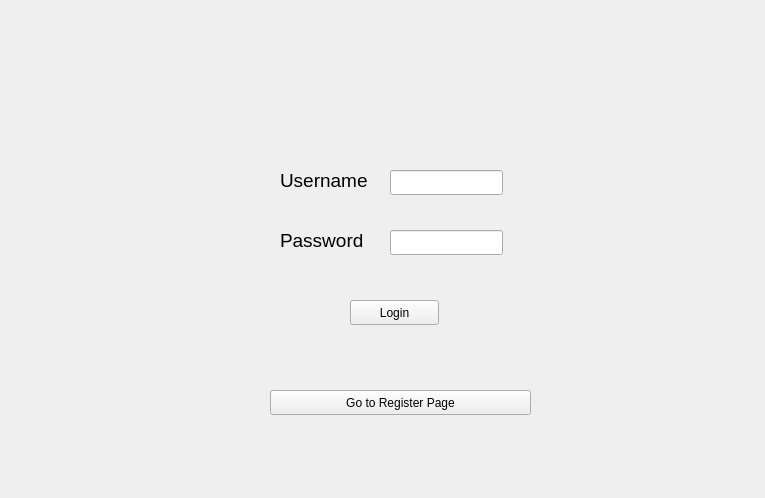
<?xml version="1.0" encoding="UTF-8"?>
<ui version="4.0">
 <class>login_scr</class>
 <widget class="QWidget" name="login_scr">
  <property name="geometry">
   <rect>
    <x>0</x>
    <y>0</y>
    <width>765</width>
    <height>498</height>
   </rect>
  </property>
  <property name="windowTitle">
   <string>Form</string>
  </property>
  <widget class="QLineEdit" name="lineEdit">
   <property name="geometry">
    <rect>
     <x>390</x>
     <y>170</y>
     <width>113</width>
     <height>25</height>
    </rect>
   </property>
  </widget>
  <widget class="QLabel" name="label">
   <property name="geometry">
    <rect>
     <x>280</x>
     <y>170</y>
     <width>91</width>
     <height>20</height>
    </rect>
   </property>
   <property name="font">
    <font>
     <pointsize>14</pointsize>
    </font>
   </property>
   <property name="text">
    <string>Username</string>
   </property>
  </widget>
  <widget class="QLineEdit" name="lineEdit_2">
   <property name="geometry">
    <rect>
     <x>390</x>
     <y>230</y>
     <width>113</width>
     <height>25</height>
    </rect>
   </property>
   <property name="echoMode">
    <enum>QLineEdit::Password</enum>
   </property>
  </widget>
  <widget class="QPushButton" name="pushButton">
   <property name="geometry">
    <rect>
     <x>350</x>
     <y>300</y>
     <width>89</width>
     <height>25</height>
    </rect>
   </property>
   <property name="text">
    <string>Login</string>
   </property>
  </widget>
  <widget class="QLabel" name="label_2">
   <property name="geometry">
    <rect>
     <x>280</x>
     <y>230</y>
     <width>91</width>
     <height>20</height>
    </rect>
   </property>
   <property name="font">
    <font>
     <pointsize>14</pointsize>
    </font>
   </property>
   <property name="text">
    <string>Password</string>
   </property>
  </widget>
  <widget class="QPushButton" name="pushButton_2">
   <property name="geometry">
    <rect>
     <x>270</x>
     <y>390</y>
     <width>261</width>
     <height>25</height>
    </rect>
   </property>
   <property name="text">
    <string>Go to Register Page</string>
   </property>
  </widget>
 </widget>
 <resources/>
 <connections/>
</ui>
